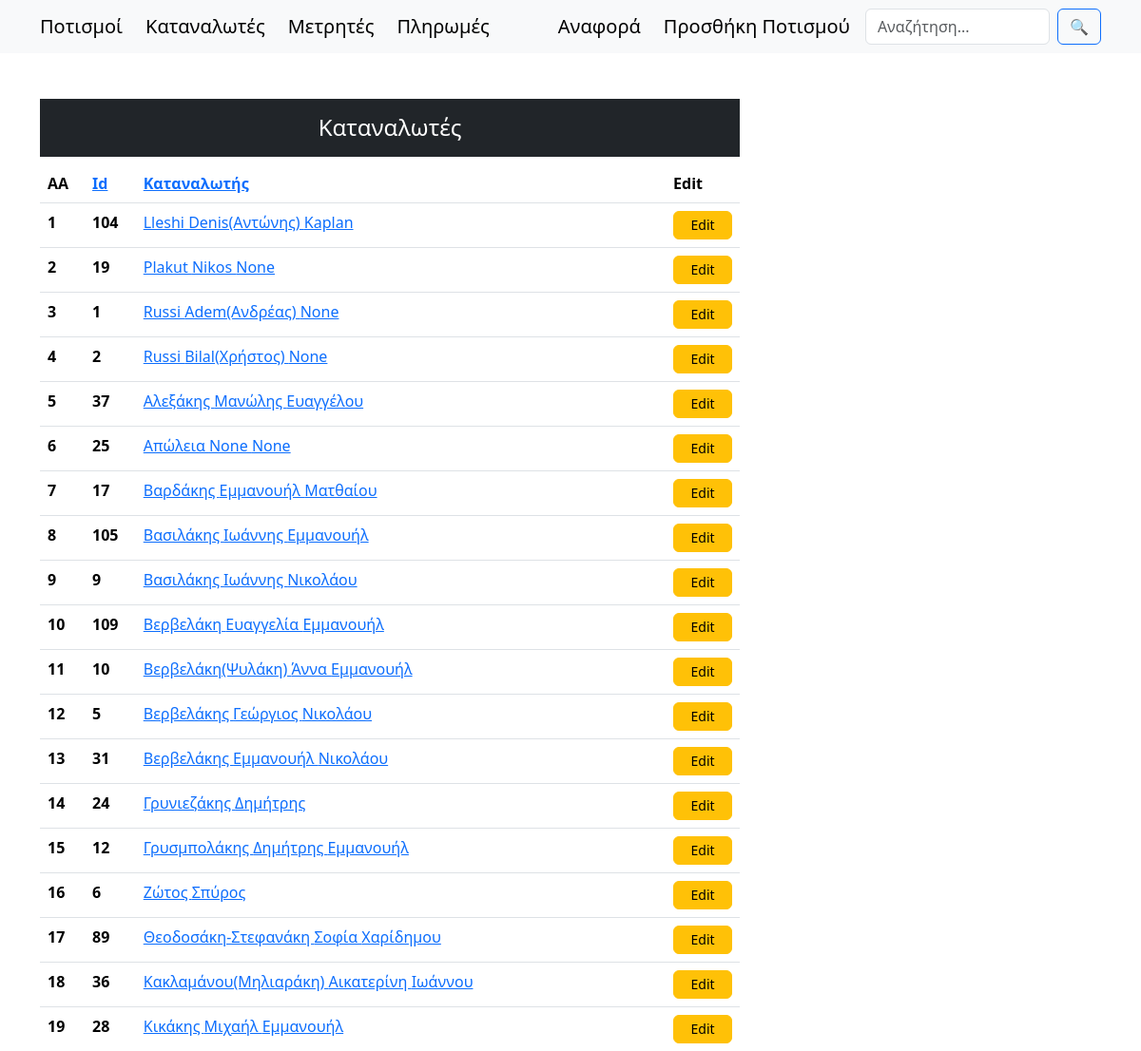
The app's page /customers/ (upper part), older data.
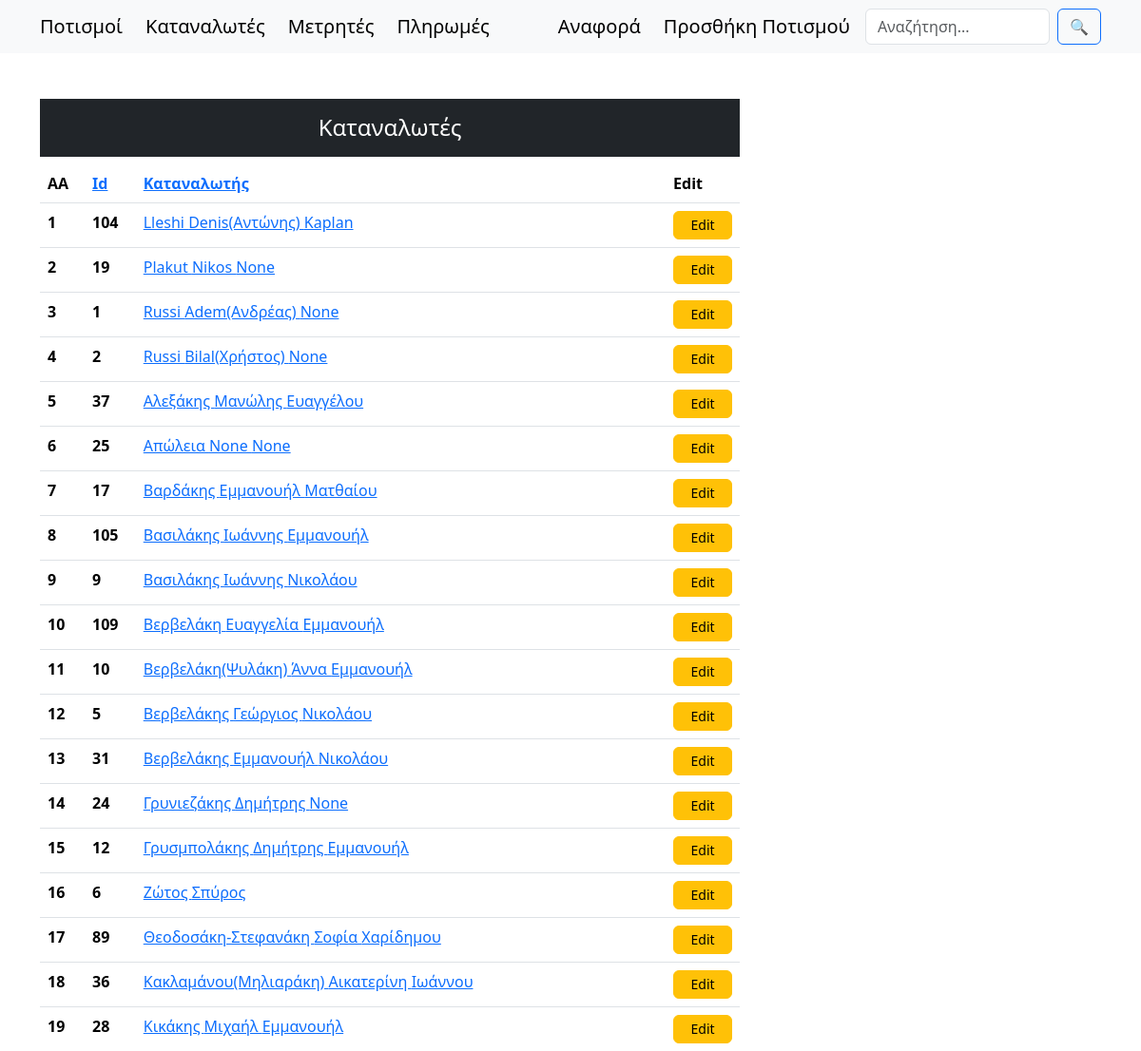
The same page, newer data.
### synet/models.py (models this page shows, shortened)
class Persons(models.Model):
    surname = models.CharField(max_length=100)
    name = models.CharField(max_length=100, null=True, blank=True)
    fathersName = models.CharField(max_length=100, null=True, blank=True)
    afm = models.CharField(max_length=9, null=True, blank=True, unique=True)
    phone = models.CharField(max_length=10, null=True, blank=True)
    member = models.BooleanField(default=True)  # Είναι μέλος του συνεταιρισμού
    payAsMember = models.BooleanField(default=True)  # Πληρώνει σαν μέλος του συνεταιρισμού
    isActive = models.BooleanField(default=False)  # Είναι ενεργός στον πολιτισμό
    aa = models.IntegerField(null=True, blank=True, unique=True)  # Αύξων αριθμός απόφασης ΔΣ 7/10/2000
    placeOfResidence = models.CharField(max_length=20, null=True, blank=True) # Τόπος διαμονής
    notes = models.CharField(max_length=100, null=True, blank=True)
    class Meta:
        unique_together = ('surname', 'name', 'fathersName')
        ordering = ['surname', 'name', 'fathersName']
    @classmethod
    def customers(cls):
        return cls.objects.filter(isActive=True)

### synet/views.py (the view)
# urls.py: path('customers/', views.customers, name="customers"),
def customers(request):
    sort_by = request.GET.get('sort', 'surname')
    order = request.GET.get('order', 'asc')
    if order == 'desc':
        sort_by = f'-{sort_by}'  # Προσθέτει "-" για φθίνουσα ταξινόμηση
    data = Persons.customers().order_by(sort_by)
    context = {'data': data, 'order': 'asc' if order == 'desc' else 'desc'}
    return render(request, 'customers.html', context)

### templates/customers.html (shortened to what this page needs)
{% extends "main.html" %}
{% block content %}
<div class="container mt-5">
    <div class="row">
        <div class="col-md-8">
            <h4 class="text-center text-white bg-dark p-3">Καταναλωτές</h4>
            <table class="table">
                <thead>
                  <tr>
                    <th scope="col">ΑΑ</th>
                    <th scope="col"><a href="?sort=id&order={{ order }}">Id</a></th>
                    <th scope="col"><a href="?sort=surname&order={{ order }}">Καταναλωτής</a></th>
                    <th scope="col">Edit</th>
                  </tr>
                </thead>
                <tbody>
                    {% for d in data %}
                  <tr>
                    <th scope="row">{{ forloop.counter }}</th>
                    <th scope="row">{{d.id}}</th>
                    <td><a href="/customerIrrigations/{{d.id}}">{{d.surname}} {{d.name}} {{d.fathersName}}</a></td>
                    <td><a type="button" href="/customers/update/{{d.id}}" class="btn btn-warning">Edit</a></td>
                  </tr>
                  {% endfor %}
                </tbody>
              </table>
        </div>
    </div>
</div>
{% endblock content %}

Row changes from the older to the newer data that the page shows:
changed Persons "Γρυνιεζάκης": fathersName (not shown) → "None"
